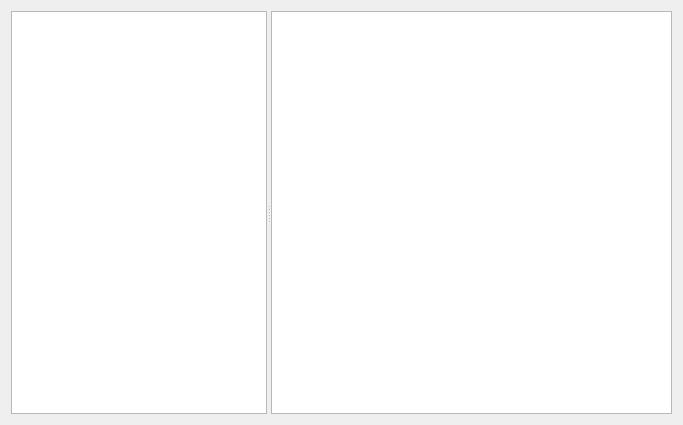
<?xml version="1.0" encoding="UTF-8"?>
<ui version="4.0">
 <author>Ľubomír Carik &lt;Lubomir.Carik@gmail.com&gt;</author>
 <class>RfcDocument</class>
 <widget class="QWidget" name="RfcDocument">
  <property name="geometry">
   <rect>
    <x>0</x>
    <y>0</y>
    <width>683</width>
    <height>425</height>
   </rect>
  </property>
  <property name="windowTitle">
   <string>Form</string>
  </property>
  <layout class="QVBoxLayout" name="verticalLayout">
   <item>
    <widget class="QSplitter" name="splitter">
     <property name="orientation">
      <enum>Qt::Horizontal</enum>
     </property>
     <widget class="QTreeView" name="treeView">
      <property name="sizePolicy">
       <sizepolicy hsizetype="Expanding" vsizetype="Expanding">
        <horstretch>0</horstretch>
        <verstretch>0</verstretch>
       </sizepolicy>
      </property>
     </widget>
     <widget class="RfcView" name="textEdit">
      <property name="sizePolicy">
       <sizepolicy hsizetype="Expanding" vsizetype="Expanding">
        <horstretch>1</horstretch>
        <verstretch>0</verstretch>
       </sizepolicy>
      </property>
     </widget>
    </widget>
   </item>
  </layout>
 </widget>
 <customwidgets>
  <customwidget>
   <class>RfcView</class>
   <extends>QTextEdit</extends>
   <header>RfcView.h</header>
  </customwidget>
 </customwidgets>
 <resources/>
 <connections/>
</ui>
